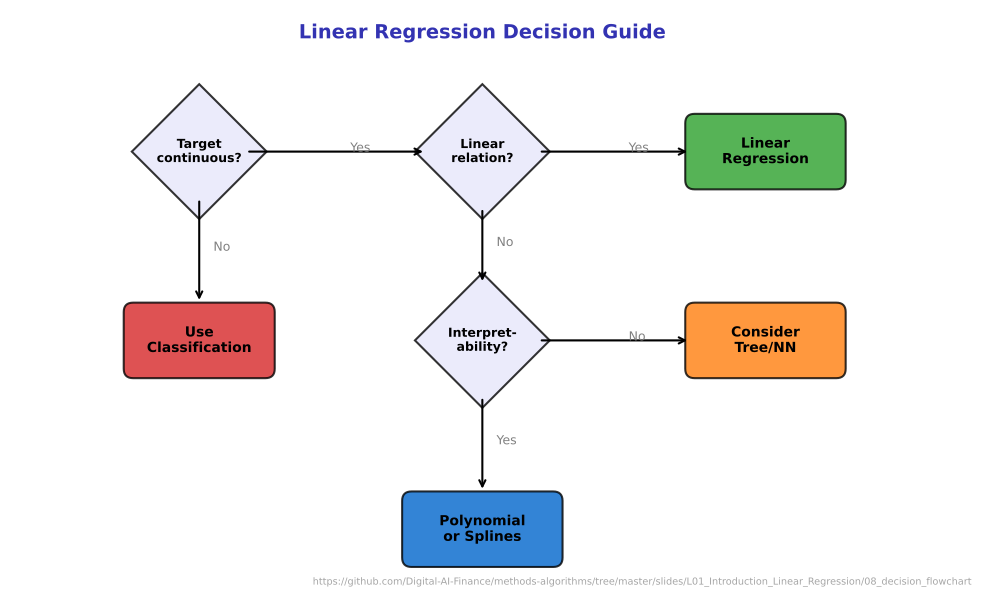

Generate this figure with Python:
"""Decision Flowchart - When to Use Linear Regression"""
import matplotlib.pyplot as plt
import matplotlib.patches as mpatches
from pathlib import Path

# Chart settings
plt.rcParams.update({
    'font.size': 11, 'figure.figsize': (10, 6), 'figure.dpi': 150
})

# Colors
MLBLUE = '#0066CC'
MLGREEN = '#2CA02C'
MLRED = '#D62728'
MLORANGE = '#FF7F0E'
MLPURPLE = '#3333B2'

def draw_box(ax, x, y, text, color, width=1.8, height=0.6):
    """Draw a rounded rectangle with text."""
    box = mpatches.FancyBboxPatch((x - width/2, y - height/2), width, height,
                                   boxstyle="round,pad=0.05,rounding_size=0.1",
                                   facecolor=color, edgecolor='black', linewidth=1.5,
                                   alpha=0.8)
    ax.add_patch(box)
    ax.text(x, y, text, ha='center', va='center', fontsize=10,
            fontweight='bold', wrap=True)

def draw_diamond(ax, x, y, text, color, size=0.8):
    """Draw a diamond shape with text."""
    diamond = mpatches.RegularPolygon((x, y), numVertices=4, radius=size/1.4,
                                       facecolor=color, edgecolor='black',
                                       linewidth=1.5, alpha=0.8)
    ax.add_patch(diamond)
    ax.text(x, y, text, ha='center', va='center', fontsize=9,
            fontweight='bold', wrap=True)

def draw_arrow(ax, x1, y1, x2, y2, label=None, label_pos=0.5):
    """Draw an arrow with optional label."""
    ax.annotate('', xy=(x2, y2), xytext=(x1, y1),
                arrowprops=dict(arrowstyle='->', color='black', lw=1.5))
    if label:
        mid_x = x1 + (x2 - x1) * label_pos
        mid_y = y1 + (y2 - y1) * label_pos
        ax.text(mid_x + 0.15, mid_y, label, fontsize=9, color='gray')

# Create figure
fig, ax = plt.subplots(figsize=(10, 6))

# Question boxes (diamonds)
draw_diamond(ax, 2, 4, 'Target\ncontinuous?', '#E6E6FA', 1.0)
draw_diamond(ax, 5, 4, 'Linear\nrelation?', '#E6E6FA', 1.0)
draw_diamond(ax, 5, 2, 'Interpret-\nability?', '#E6E6FA', 1.0)

# Action boxes (rectangles)
draw_box(ax, 2, 2, 'Use\nClassification', MLRED, 1.5, 0.7)
draw_box(ax, 8, 4, 'Linear\nRegression', MLGREEN, 1.6, 0.7)
draw_box(ax, 8, 2, 'Consider\nTree/NN', MLORANGE, 1.6, 0.7)
draw_box(ax, 5, 0, 'Polynomial\nor Splines', MLBLUE, 1.6, 0.7)

# Arrows
draw_arrow(ax, 2, 3.5, 2, 2.4, 'No')
draw_arrow(ax, 2.5, 4, 4.4, 4, 'Yes')
draw_arrow(ax, 5.6, 4, 7.2, 4, 'Yes')
draw_arrow(ax, 5, 3.4, 5, 2.6, 'No')
draw_arrow(ax, 5.6, 2, 7.2, 2, 'No')
draw_arrow(ax, 5, 1.4, 5, 0.4, 'Yes')

# Title
ax.text(5, 5.2, 'Linear Regression Decision Guide', fontsize=14,
        ha='center', fontweight='bold', color=MLPURPLE)

# Settings
ax.set_xlim(0, 10)
ax.set_ylim(-0.5, 5.5)
ax.set_aspect('equal')
ax.axis('off')

plt.tight_layout()
plt.savefig(Path(__file__).parent / 'chart.pdf', dpi=300, bbox_inches='tight')
plt.close()
print("Chart saved: 08_decision_flowchart/chart.pdf")
